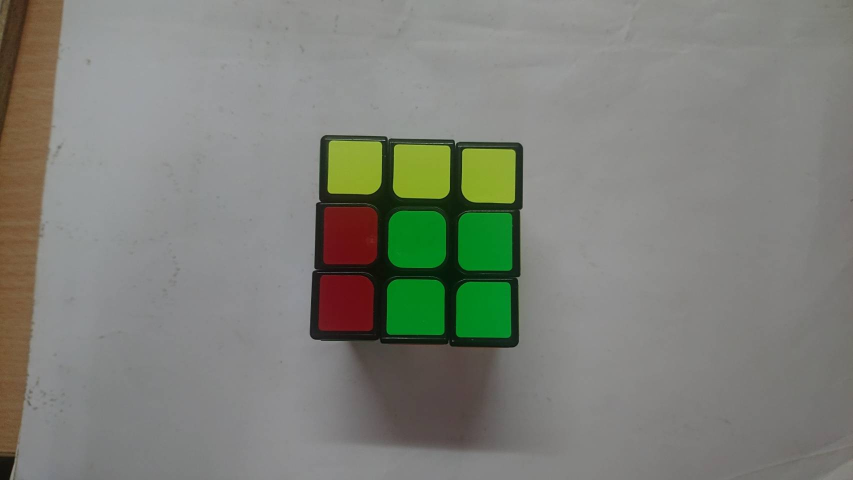
#> input picture test1.jpg, 1706 x 960 px (shown at 1/2 size)
$ python -i tracker.py   (imports and definitions only)   (older library calls are emulated)
#> lines starting #> are read from the running program, lines starting #| are printed output that depends on the picture
#> further down, picture is the input picture: shape (960, 1706, 3); mean B, G, R 120.6, 129, 126.4
"""
Given the following .png files in /tmp/

jdoe@laptop ~/l/lego-crane-cuber> ls -l /tmp/rubiks-side-*
-rw-r--r-- 1 jdoe jdoe 105127 Jan 15 00:30 /tmp/rubiks-side-B.png
-rw-r--r-- 1 jdoe jdoe 105014 Jan 15 00:30 /tmp/rubiks-side-D.png
-rw-r--r-- 1 jdoe jdoe 103713 Jan 15 00:30 /tmp/rubiks-side-F.png
-rw-r--r-- 1 jdoe jdoe  99467 Jan 15 00:30 /tmp/rubiks-side-L.png
-rw-r--r-- 1 jdoe jdoe  98052 Jan 15 00:30 /tmp/rubiks-side-R.png
-rw-r--r-- 1 jdoe jdoe  97292 Jan 15 00:30 /tmp/rubiks-side-U.png
jdoe@laptop ~/l/lego-crane-cuber>

For each png
- find all of the rubiks squares
- json dump a dictionary that contains the RGB values for each square
"""

# standard libraries
import json
import logging
import math
import os
import sys
import time
from copy import deepcopy
from pprint import pformat
from subprocess import check_output
from typing import Dict, List, Optional, Tuple

# third party libraries
import cv2
import numpy as np
from numpy import ndarray

logger = logging.getLogger(__name__)


def click_event(event, x, y, flags, param) -> None:
    if event == cv2.EVENT_LBUTTONDOWN:
        print((x, y))


# [363 lines left out: functions merge_two_dicts, convert_key_strings_to_int, pixel_distance, get_angle, sort_corners, approx_is_square and 3 more, not called in this run]


class CubeNotFound(Exception):
    pass


class RowColSizeMisMatch(Exception):
    pass


class FoundMulitpleContours(Exception):
    pass


class ZeroCandidates(Exception):
    pass


class CustomContour(object):
    # [26 lines left out: function __init__, not called in this run]

    def __str__(self) -> str:
        return "Contour #%d (%s, %s)" % (self.index, self.cX, self.cY)

    # [87 lines left out: functions is_square, get_child, child_is_square, get_parent, parent_is_candidate, parent_is_square, not called in this run]


class RubiksOpenCV(object):
    # [8 lines left out: function __init__, not called in this run]

    def __str__(self) -> str:
        return str(self.name)

    # [1060 lines left out: functions reset, get_contour_neighbors, sort_by_row_col, remove_candidate_contour, remove_non_square_candidates, remove_dwarf_candidates and 13 more, not called in this run]


class RubiksImage(RubiksOpenCV):
    # [83 lines left out: functions display_candidates, analyze_file, adjust_gamma, not called in this run]


def increase_brightness(img, value: int = 30) -> cv2.cvtColor:
#> called with value = 30
    hsv = cv2.cvtColor(img, cv2.COLOR_BGR2HSV)
#> hsv: shape (960, 1706, 3); mean H, S, V 51.6, 30.5, 132.4
    h, s, v = cv2.split(hsv)
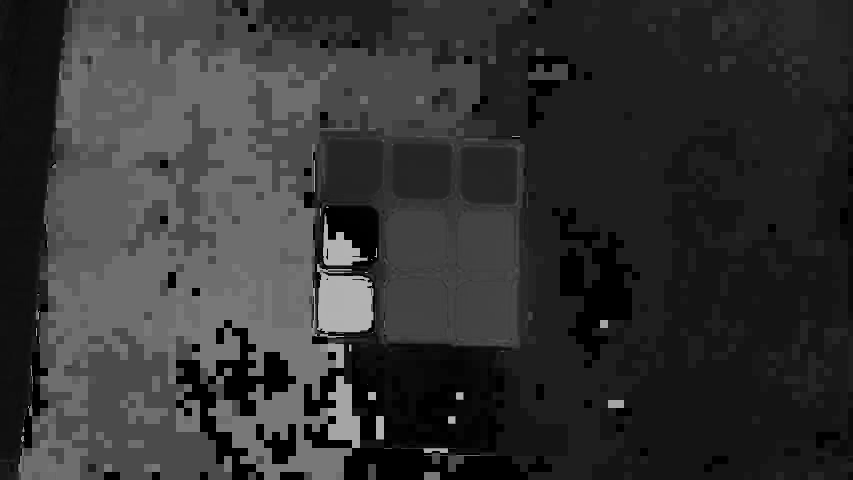
#> h: shape (960, 1706) (shown at 1/2 size); min 0, max 179, mean 51.6
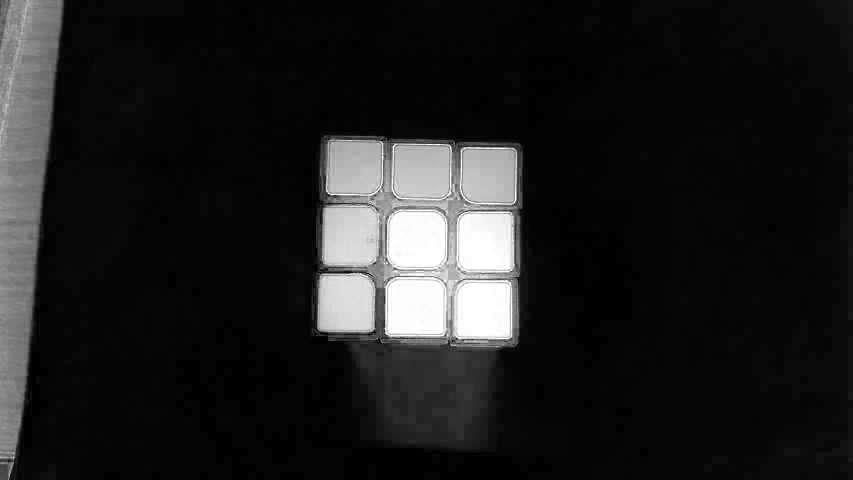
#> s: shape (960, 1706) (shown at 1/2 size); min 0, max 255, mean 30.5
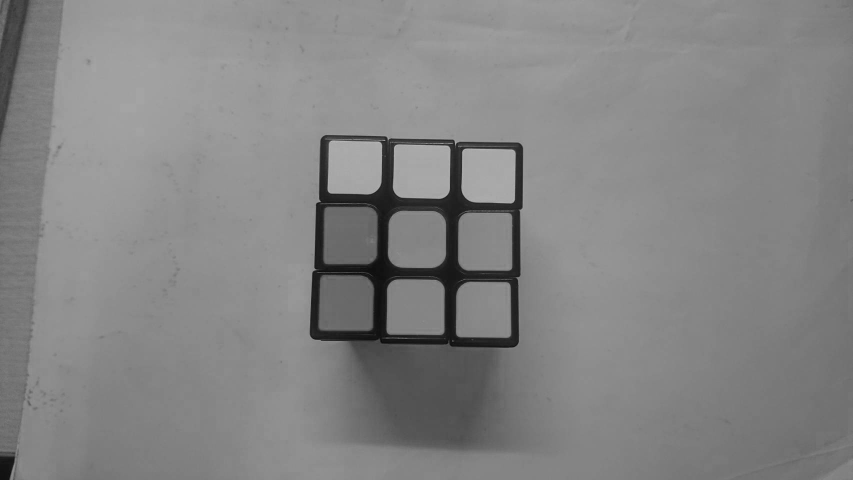
#> v: shape (960, 1706) (shown at 1/2 size); min 1, max 194, mean 132.4

    lim = 255 - value
    v[v > lim] = 255
    v[v <= lim] += value
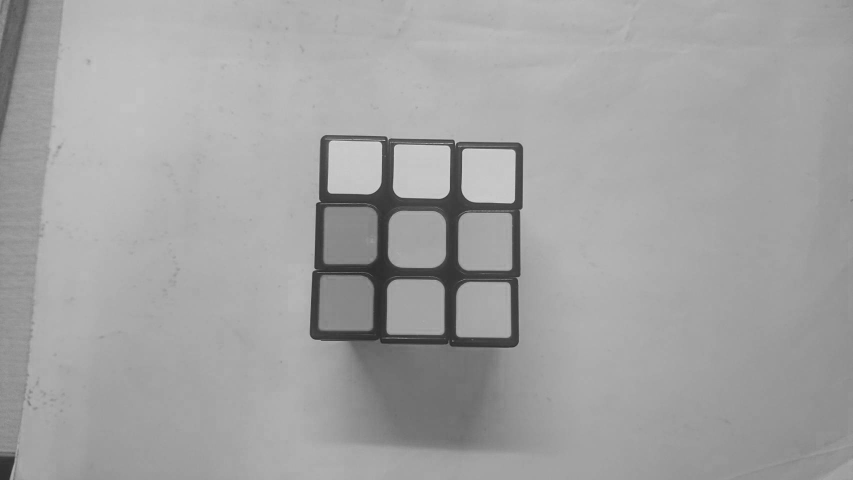
#> v: shape (960, 1706) (shown at 1/2 size); min 31, max 224, mean 162.4

    final_hsv = cv2.merge((h, s, v))
#> final_hsv: shape (960, 1706, 3); mean H, S, V 51.6, 30.5, 162.4
    img = cv2.cvtColor(final_hsv, cv2.COLOR_HSV2BGR)
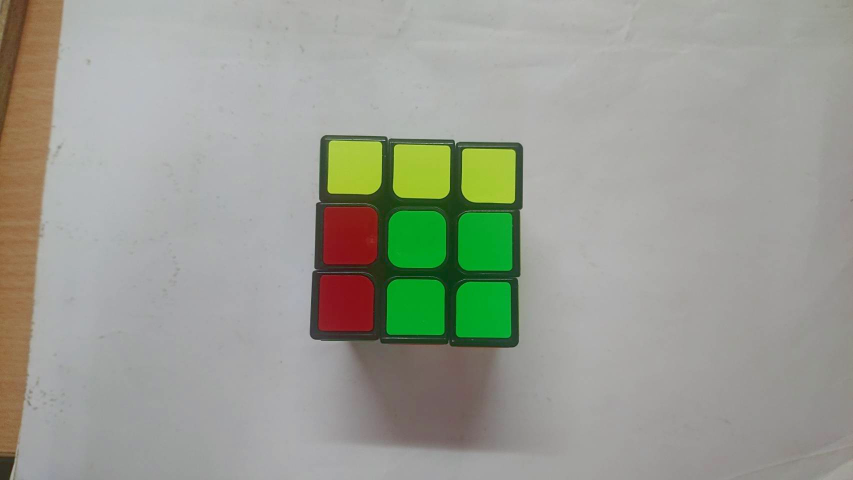
#> img: shape (960, 1706, 3) (shown at 1/2 size); mean B, G, R 147, 157.8, 154.6
    return img


class RubiksVideo(RubiksOpenCV):
    # [33 lines left out: functions __init__, video_reset, not called in this run]

    def display_candidates(self, image, desc: str, missing=None) -> None:
        pass

    # [400 lines left out: functions draw_circles, draw_cube_face, process_keyboard_input, analyze_webcam, not called in this run]

>>> import cv2
>>> picture = cv2.imread('test1.jpg')
>>> result = increase_brightness(picture)

$ run again, on test2.jpg
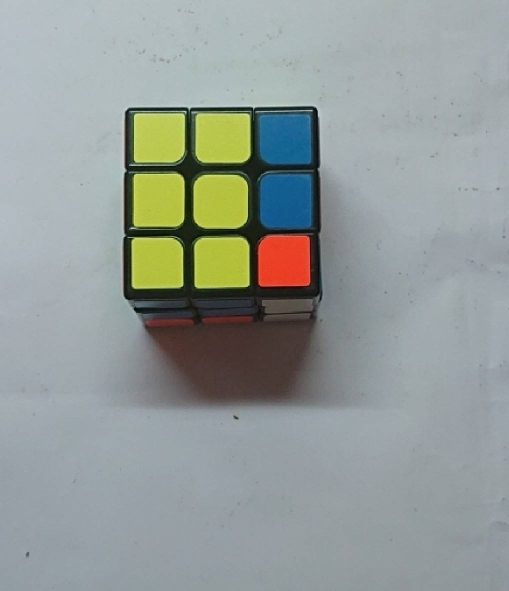
#> input picture test2.jpg, 1018 x 1182 px (shown at 1/2 size)
#> picture is the input picture: shape (1182, 1018, 3); mean B, G, R 152.3, 155.8, 148
#> hsv: shape (1182, 1018, 3); mean H, S, V 88.7, 38.7, 162.2
#> in increase_brightness, `h, s, v = cv2.split(hsv)`:
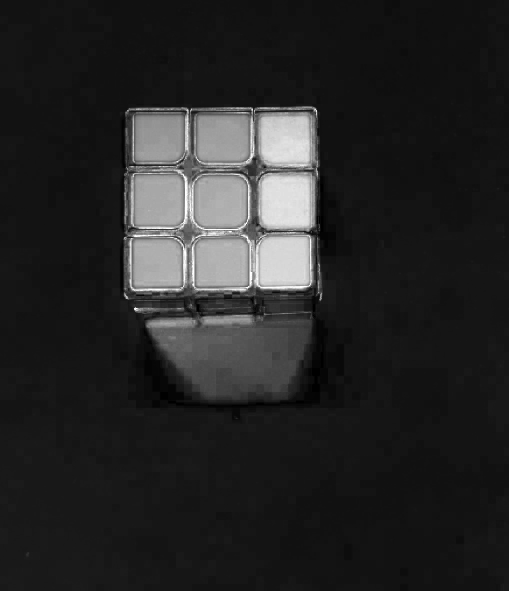
#> s: shape (1182, 1018) (shown at 1/2 size); min 0, max 255, mean 38.7
#> final_hsv: shape (1182, 1018, 3); mean H, S, V 88.7, 38.7, 192.1
#> in increase_brightness, `img = cv2.cvtColor(final_hsv, cv2.COLOR_HSV2BGR)`:
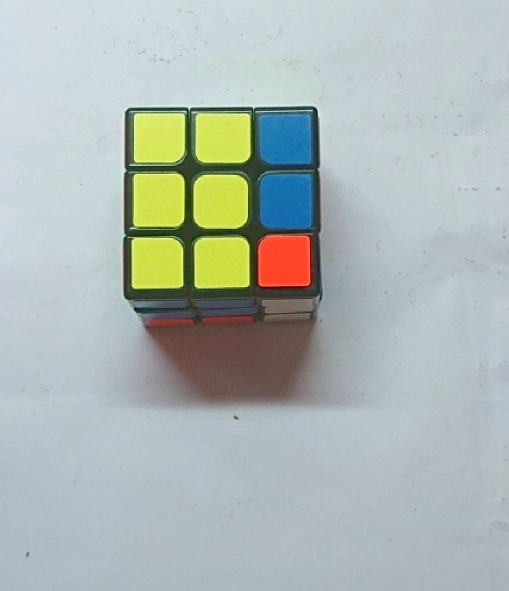
#> img: shape (1182, 1018, 3) (shown at 1/2 size); mean B, G, R 180.1, 183.9, 174.7

$ run again, on test3.jpg
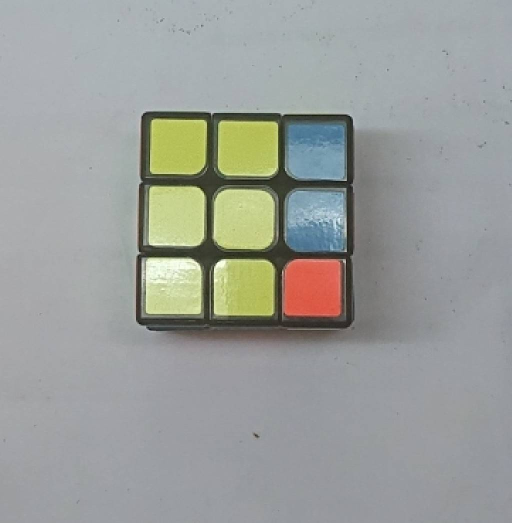
#> input picture test3.jpg, 1024 x 1046 px (shown at 1/2 size)
#> picture is the input picture: shape (1046, 1024, 3); mean B, G, R 154.1, 157.7, 154.7
#> hsv: shape (1046, 1024, 3); mean H, S, V 91.5, 23.9, 162.6
#> in increase_brightness, `h, s, v = cv2.split(hsv)`:
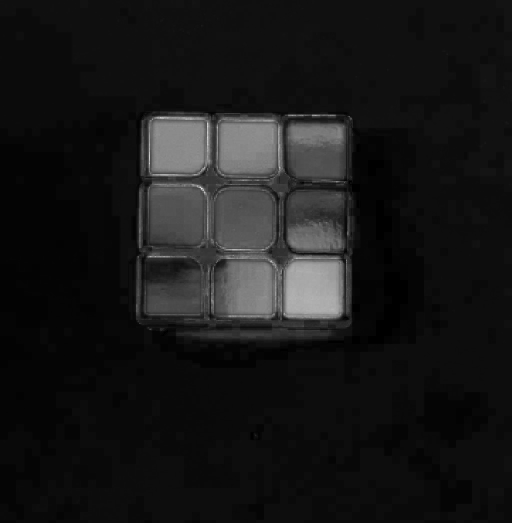
#> s: shape (1046, 1024) (shown at 1/2 size); min 0, max 255, mean 23.9
#> final_hsv: shape (1046, 1024, 3); mean H, S, V 91.5, 23.9, 192.5
#> in increase_brightness, `img = cv2.cvtColor(final_hsv, cv2.COLOR_HSV2BGR)`:
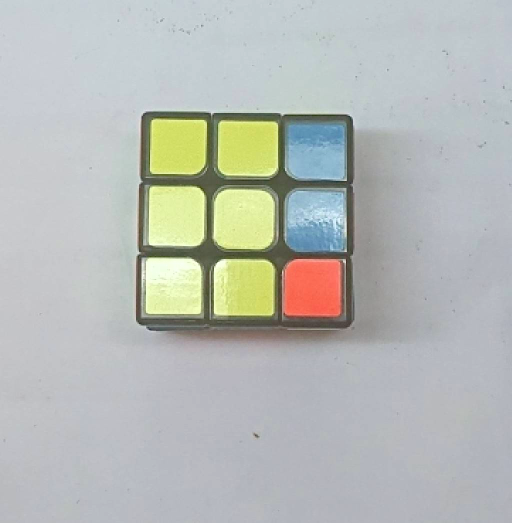
#> img: shape (1046, 1024, 3) (shown at 1/2 size); mean B, G, R 182.4, 186.3, 182.7

$ run again, on test4.jpg
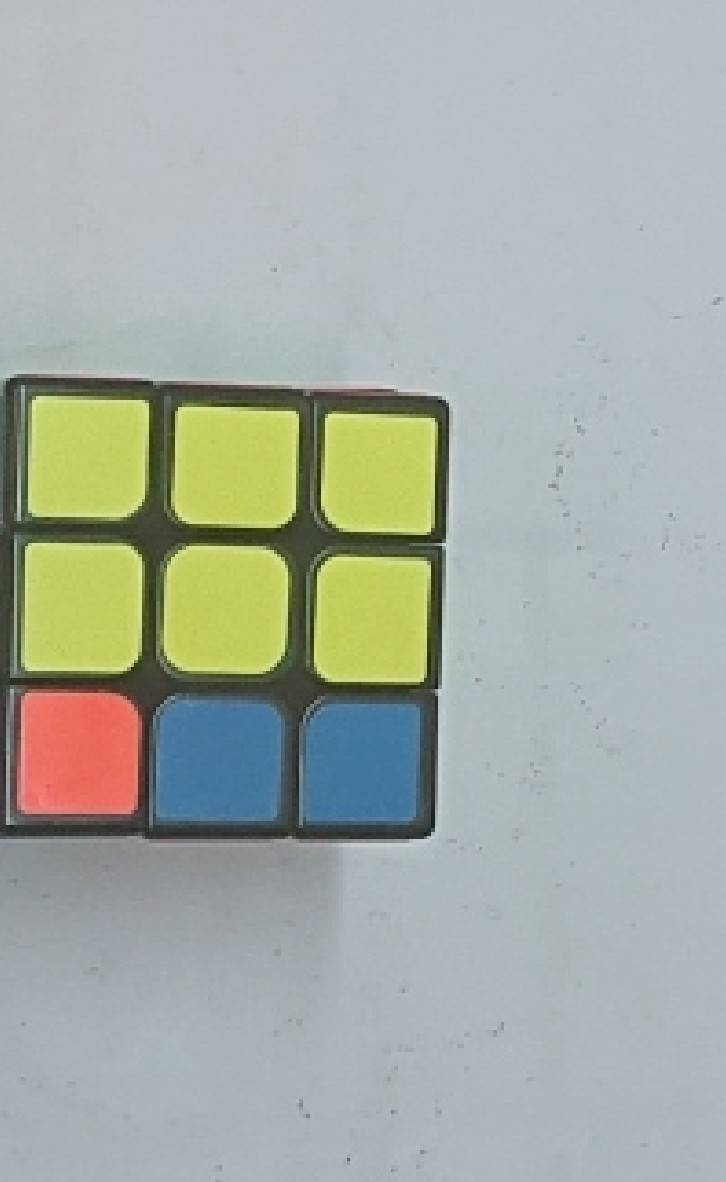
#> input picture test4.jpg, 726 x 1182 px
#> picture is the input picture: shape (1182, 726, 3); mean B, G, R 166.7, 174.2, 166.7
#> hsv: shape (1182, 726, 3); mean H, S, V 88.2, 39.6, 181.2
#> in increase_brightness, `h, s, v = cv2.split(hsv)`:
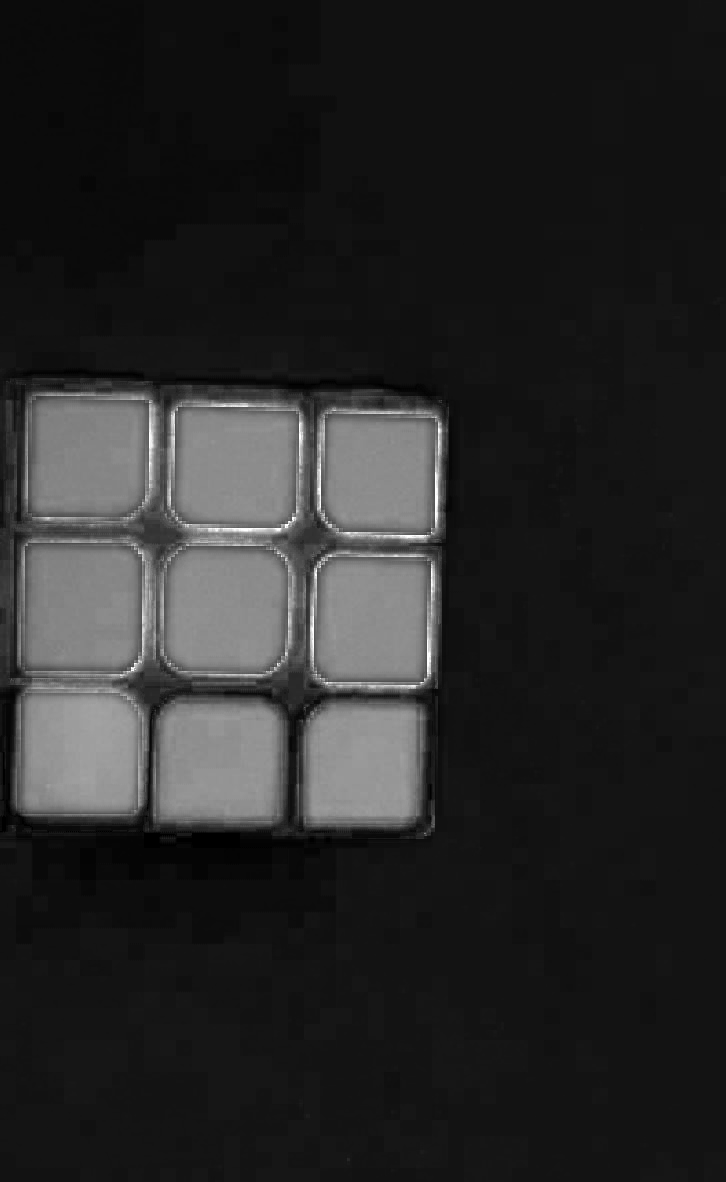
#> s: shape (1182, 726); min 0, max 255, mean 39.6
#> final_hsv: shape (1182, 726, 3); mean H, S, V 88.2, 39.6, 211
#> in increase_brightness, `img = cv2.cvtColor(final_hsv, cv2.COLOR_HSV2BGR)`:
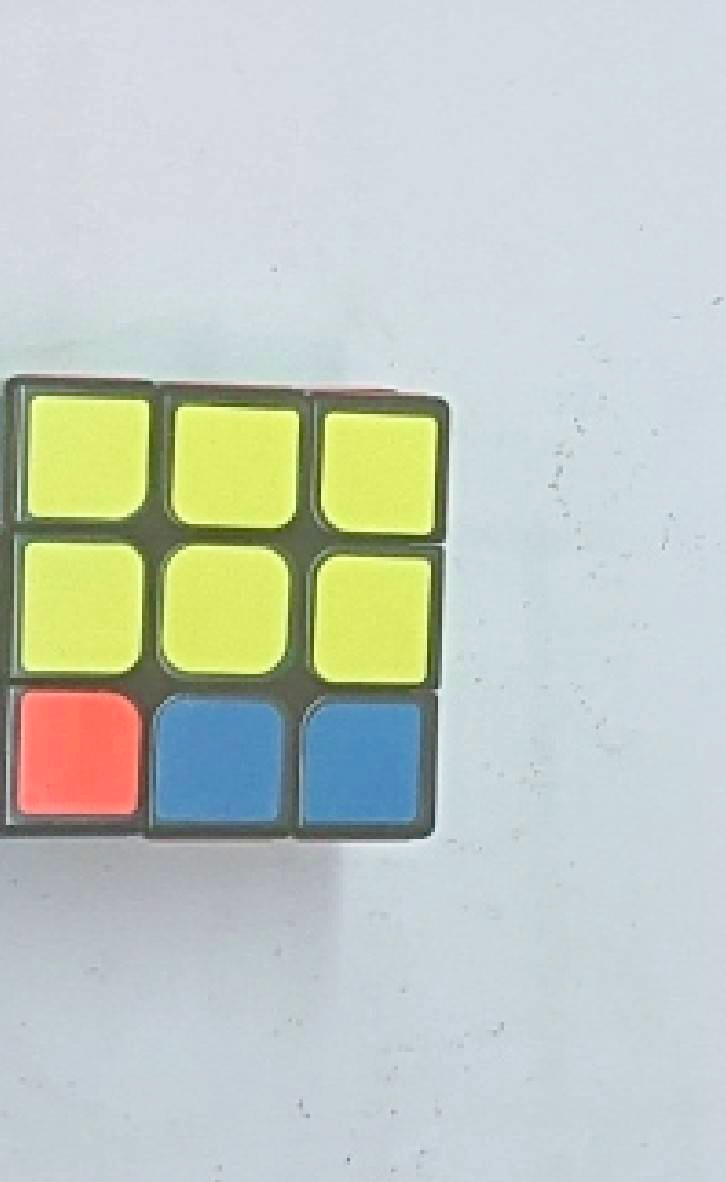
#> img: shape (1182, 726, 3); mean B, G, R 194, 202.4, 193.6
